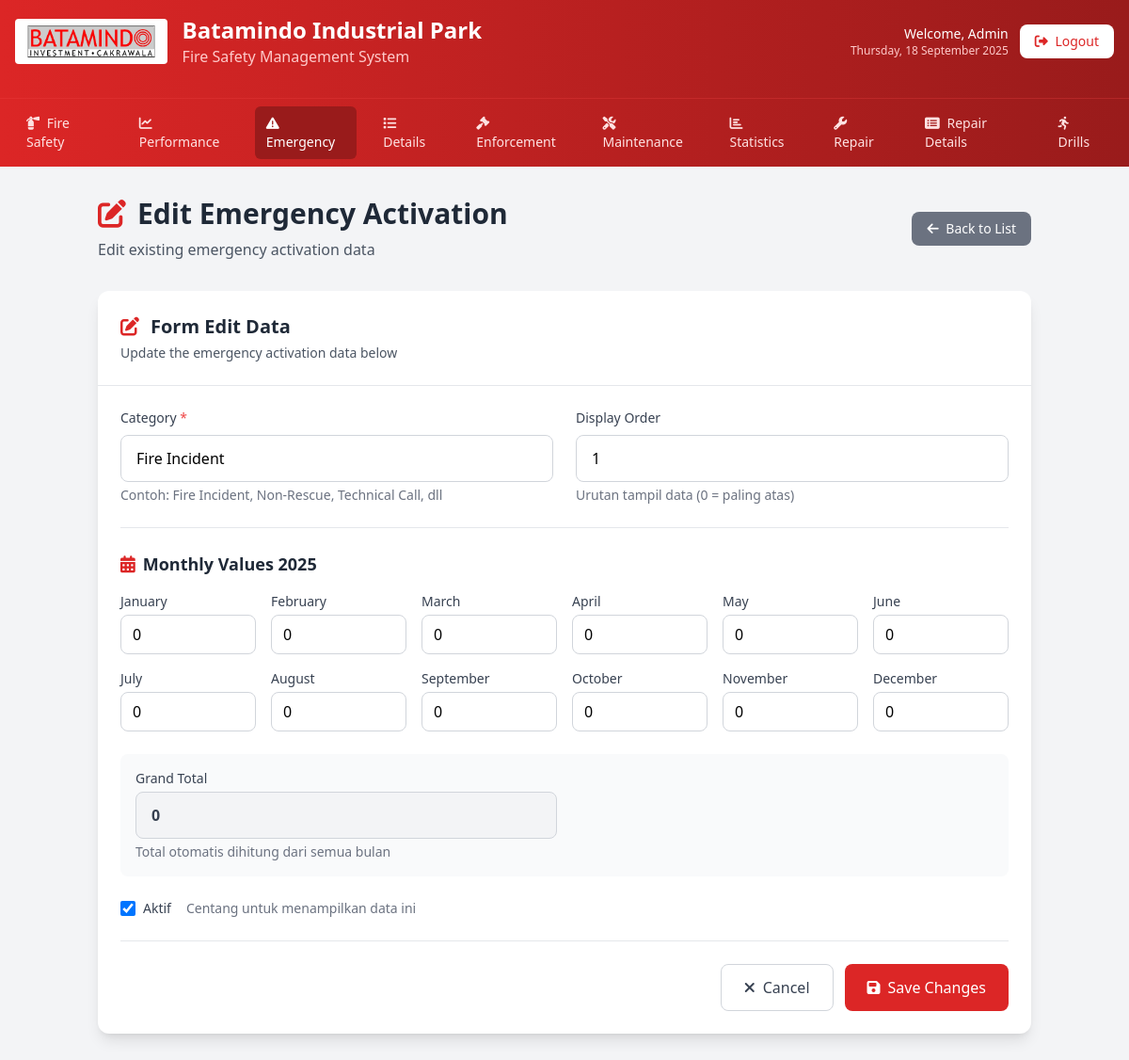
/admin/firesafety/emergency.php?action=edit&id=1 (signed in), run on the app's committed database.
### tables this page shows
CREATE TABLE IF NOT EXISTS fire_safety_emergency_activation (
    id INT AUTO_INCREMENT PRIMARY KEY,
    category VARCHAR(100) NOT NULL,
    jan_value INT DEFAULT 0,
    feb_value INT DEFAULT 0,
    mar_value INT DEFAULT 0,
    apr_value INT DEFAULT 0,
    may_value INT DEFAULT 0,
    jun_value INT DEFAULT 0,
    jul_value INT DEFAULT 0,
    aug_value INT DEFAULT 0,
    sep_value INT DEFAULT 0,
    oct_value INT DEFAULT 0,
    nov_value INT DEFAULT 0,
    dec_value INT DEFAULT 0,
    grand_total INT GENERATED ALWAYS AS (jan_value + feb_value + mar_value + apr_value + may_value + jun_value + jul_value + aug_value + sep_value + oct_value + nov_value + dec_value) STORED,
    display_order INT DEFAULT 0,
    is_active TINYINT(1) DEFAULT 1,
    created_at TIMESTAMP DEFAULT CURRENT_TIMESTAMP,
    updated_at TIMESTAMP DEFAULT CURRENT_TIMESTAMP ON UPDATE CURRENT_TIMESTAMP,
    UNIQUE KEY uniq_emergency_category (category)
);

### admin/firesafety/emergency.php (the view, shortened to what the rows shown need)
<?php
require_once '../../config/database.php';
$data = null;
$action = isset($_GET['action']) ? $_GET['action'] : 'list';
$id = isset($_GET['id']) ? (int)$_GET['id'] : 0;
switch ($action) {
    case 'edit':
        $query = "SELECT * FROM fire_safety_emergency_activation WHERE id = ?";
        $stmt = mysqli_prepare($conn, $query);
        if ($stmt) {
            mysqli_stmt_bind_param($stmt, "i", $id);
            mysqli_stmt_execute($stmt);
            $result = mysqli_stmt_get_result($stmt);
            $data = mysqli_fetch_assoc($result);
        } else {
            $error = 'Gagal mempersiapkan statement: ' . mysqli_error($conn);
        }
        break;
}
?>
<!DOCTYPE html>
<html lang="id">
<head>
    <script src="https://cdn.tailwindcss.com"></script>
    <link rel="stylesheet" href="https://cdnjs.cloudflare.com/ajax/libs/font-awesome/6.4.0/css/all.min.css">
</head>
<body class="bg-gray-100 font-sans">
    <div class="bg-gradient-to-r from-red-600 to-red-800">
        <header class="text-white py-4">
            <div class="max-w-7xl mx-auto px-4">
                <div class="flex items-center justify-between mb-4">
                    <div class="flex items-center space-x-4">
                        <div>
                            <h1 class="text-2xl font-bold text-white">Batamindo Industrial Park</h1>
                        </div>
                    </div>
                </div>
            </div>
        </header>
    </div>
    <div class="container mx-auto px-4 py-8">
        <div class="flex items-center justify-between mb-8">
            <div>
                <h1 class="text-3xl font-bold text-gray-800 flex items-center">
                    <i class="fas fa-<?php echo ($action == 'create' ? 'plus' : 'edit'); ?> text-red-600 mr-3"></i>
                    <?php echo ($action == 'create' ? 'Tambah' : 'Edit'); ?> Emergency Activation
                </h1>
            </div>
        </div>
        <div class="bg-white rounded-xl shadow-lg overflow-hidden">
            <div class="p-6 border-b border-gray-200">
                <h2 class="text-xl font-bold text-gray-800 flex items-center">
                    <i class="fas fa-<?php echo ($action == 'create' ? 'plus' : 'edit'); ?> text-red-600 mr-3"></i>
                    <?php echo ($action == 'create' ? 'Form Tambah Data' : 'Form Edit Data'); ?>
                </h2>
            </div>
            <div class="p-6">
                <form method="POST" class="space-y-6">
                    <div class="grid grid-cols-1 md:grid-cols-2 gap-6">
                        <div>
                            <label for="category" class="block text-sm font-medium text-gray-700 mb-2">
                                Category <span class="text-red-500">*</span>
                            </label>
                            <input type="text" id="category" name="category"
                                   value="<?php echo ($action == 'edit' ? htmlspecialchars($data['category']) : (isset($_POST['category']) ? htmlspecialchars($_POST['category']) : '')); ?>"
                                   required
                                   class="w-full px-4 py-3 border border-gray-300 rounded-lg focus:ring-red-500 focus:border-red-500 transition-colors duration-200"
                                   placeholder="Enter category name...">
                            <p class="text-sm text-gray-500 mt-1">Contoh: Fire Incident, Non-Rescue, Technical Call, dll</p>
                        </div>
                        <div>
                            <label for="display_order" class="block text-sm font-medium text-gray-700 mb-2">
                                Display Order
                            </label>
                            <input type="number" id="display_order" name="display_order"
                                   value="<?php echo ($action == 'edit' ? $data['display_order'] : (isset($_POST['display_order']) ? $_POST['display_order'] : '0')); ?>"
                                   min="0"
                                   class="w-full px-4 py-3 border border-gray-300 rounded-lg focus:ring-red-500 focus:border-red-500 transition-colors duration-200">
                            <p class="text-sm text-gray-500 mt-1">Urutan tampil data (0 = paling atas)</p>
                        </div>
                    </div>
                    <div class="border-t border-gray-200 pt-6">
                        <div class="grid grid-cols-2 md:grid-cols-6 gap-4 mb-4">
                            <div>
                                <label for="jan_value" class="block text-sm font-medium text-gray-700 mb-1">January</label>
                                <input type="number" id="jan_value" name="jan_value"
                                       value="<?php echo ($action == 'edit' ? $data['jan_value'] : (isset($_POST['jan_value']) ? $_POST['jan_value'] : '0')); ?>"
                                       min="0"
                                       class="w-full px-3 py-2 border border-gray-300 rounded-lg focus:ring-red-500 focus:border-red-500 transition-colors duration-200 monthly-input">
                            </div>
                            <div>
                                <label for="feb_value" class="block text-sm font-medium text-gray-700 mb-1">February</label>
                                <input type="number" id="feb_value" name="feb_value"
                                       value="<?php echo ($action == 'edit' ? $data['feb_value'] : (isset($_POST['feb_value']) ? $_POST['feb_value'] : '0')); ?>"
                                       min="0"
                                       class="w-full px-3 py-2 border border-gray-300 rounded-lg focus:ring-red-500 focus:border-red-500 transition-colors duration-200 monthly-input">
                            </div>
                            <div>
                                <label for="mar_value" class="block text-sm font-medium text-gray-700 mb-1">March</label>
                                <input type="number" id="mar_value" name="mar_value"
                                       value="<?php echo ($action == 'edit' ? $data['mar_value'] : (isset($_POST['mar_value']) ? $_POST['mar_value'] : '0')); ?>"
                                       min="0"
                                       class="w-full px-3 py-2 border border-gray-300 rounded-lg focus:ring-red-500 focus:border-red-500 transition-colors duration-200 monthly-input">
                            </div>
                            <div>
                                <label for="apr_value" class="block text-sm font-medium text-gray-700 mb-1">April</label>
                                <input type="number" id="apr_value" name="apr_value"
                                       value="<?php echo ($action == 'edit' ? $data['apr_value'] : (isset($_POST['apr_value']) ? $_POST['apr_value'] : '0')); ?>"
                                       min="0"
                                       class="w-full px-3 py-2 border border-gray-300 rounded-lg focus:ring-red-500 focus:border-red-500 transition-colors duration-200 monthly-input">
                            </div>
                            <div>
                                <label for="may_value" class="block text-sm font-medium text-gray-700 mb-1">May</label>
                                <input type="number" id="may_value" name="may_value"
                                       value="<?php echo ($action == 'edit' ? $data['may_value'] : (isset($_POST['may_value']) ? $_POST['may_value'] : '0')); ?>"
                                       min="0"
                                       class="w-full px-3 py-2 border border-gray-300 rounded-lg focus:ring-red-500 focus:border-red-500 transition-colors duration-200 monthly-input">
                            </div>
                            <div>
                                <label for="jun_value" class="block text-sm font-medium text-gray-700 mb-1">June</label>
                                <input type="number" id="jun_value" name="jun_value"
                                       value="<?php echo ($action == 'edit' ? $data['jun_value'] : (isset($_POST['jun_value']) ? $_POST['jun_value'] : '0')); ?>"
                                       min="0"
                                       class="w-full px-3 py-2 border border-gray-300 rounded-lg focus:ring-red-500 focus:border-red-500 transition-colors duration-200 monthly-input">
                            </div>
                        </div>
                        <div class="grid grid-cols-2 md:grid-cols-6 gap-4 mb-4">
                            <div>
                                <label for="jul_value" class="block text-sm font-medium text-gray-700 mb-1">July</label>
                    <input type="number" id="jul_value" name="jul_value"
                        value="<?php echo ($action == 'edit' && isset($data['jul_value']) ? $data['jul_value'] : (isset($_POST['jul_value']) ? $_POST['jul_value'] : '0')); ?>"
                                       min="0"
                                       class="w-full px-3 py-2 border border-gray-300 rounded-lg focus:ring-red-500 focus:border-red-500 transition-colors duration-200 monthly-input">
                            </div>
                            <div>
                                <label for="aug_value" class="block text-sm font-medium text-gray-700 mb-1">August</label>
                    <input type="number" id="aug_value" name="aug_value"
                        value="<?php echo ($action == 'edit' && isset($data['aug_value']) ? $data['aug_value'] : (isset($_POST['aug_value']) ? $_POST['aug_value'] : '0')); ?>"
                                       min="0"
                                       class="w-full px-3 py-2 border border-gray-300 rounded-lg focus:ring-red-500 focus:border-red-500 transition-colors duration-200 monthly-input">
                            </div>
                            <div>
                                <label for="sep_value" class="block text-sm font-medium text-gray-700 mb-1">September</label>
                    <input type="number" id="sep_value" name="sep_value"
                        value="<?php echo ($action == 'edit' && isset($data['sep_value']) ? $data['sep_value'] : (isset($_POST['sep_value']) ? $_POST['sep_value'] : '0')); ?>"
                                       min="0"
                                       class="w-full px-3 py-2 border border-gray-300 rounded-lg focus:ring-red-500 focus:border-red-500 transition-colors duration-200 monthly-input">
                            </div>
                            <div>
                                <label for="oct_value" class="block text-sm font-medium text-gray-700 mb-1">October</label>
                    <input type="number" id="oct_value" name="oct_value"
                        value="<?php echo ($action == 'edit' && isset($data['oct_value']) ? $data['oct_value'] : (isset($_POST['oct_value']) ? $_POST['oct_value'] : '0')); ?>"
                                       min="0"
                                       class="w-full px-3 py-2 border border-gray-300 rounded-lg focus:ring-red-500 focus:border-red-500 transition-colors duration-200 monthly-input">
                            </div>
                            <div>
                                <label for="nov_value" class="block text-sm font-medium text-gray-700 mb-1">November</label>
                    <input type="number" id="nov_value" name="nov_value"
                        value="<?php echo ($action == 'edit' && isset($data['nov_value']) ? $data['nov_value'] : (isset($_POST['nov_value']) ? $_POST['nov_value'] : '0')); ?>"
                                       min="0"
                                       class="w-full px-3 py-2 border border-gray-300 rounded-lg focus:ring-red-500 focus:border-red-500 transition-colors duration-200 monthly-input">
                            </div>
                            <div>
                                <label for="dec_value" class="block text-sm font-medium text-gray-700 mb-1">December</label>
                    <input type="number" id="dec_value" name="dec_value"
                        value="<?php echo ($action == 'edit' && isset($data['dec_value']) ? $data['dec_value'] : (isset($_POST['dec_value']) ? $_POST['dec_value'] : '0')); ?>"
                                       min="0"
                                       class="w-full px-3 py-2 border border-gray-300 rounded-lg focus:ring-red-500 focus:border-red-500 transition-colors duration-200 monthly-input">
                            </div>
                        </div>
                    </div>
                    <div class="bg-gray-50 p-4 rounded-lg">
                        <div class="grid grid-cols-1 md:grid-cols-2 gap-4">
                            <div>
                                <label class="block text-sm font-medium text-gray-700 mb-1">Grand Total</label>
                                <input type="text" id="grand_total_display"
                                       value="<?php echo ($action == 'edit' ? $data['grand_total'] : (isset($_POST['grand_total']) ? $_POST['grand_total'] : '0')); ?>"
                                       readonly
                                       class="w-full px-4 py-3 border border-gray-300 rounded-lg bg-gray-100 text-gray-700 font-semibold">
                                <p class="text-sm text-gray-500 mt-1">Total otomatis dihitung dari semua bulan</p>
                            </div>
                        </div>
                    </div>
                    <div class="flex items-center">
                        <input type="checkbox" id="is_active" name="is_active"
                            <?php echo ( ($action == 'edit' && $data['is_active']) || ($action == 'create' && (!isset($_POST['is_active']) || $_POST['is_active'])) ) ? 'checked' : ''; ?>
                            class="w-4 h-4 text-red-600 border-gray-300 rounded focus:ring-red-500">
                        <label for="is_active" class="ml-2 text-sm font-medium text-gray-700">
                            Aktif
                        </label>
                        <p class="text-sm text-gray-500 ml-4">Centang untuk menampilkan data ini</p>
                    </div>
                </form>
            </div>
        </div>
    </div>
</body>
</html>

### data on the page
fire_safety_emergency_activation: category "Fire Incident", display_order "1", jan_value "0", feb_value "0", mar_value "0", apr_value "0", may_value "0", jun_value "0", jul_value "0", aug_value "0", sep_value "0", oct_value "0", nov_value "0", dec_value "0", grand_total "0", is_active "☑"
